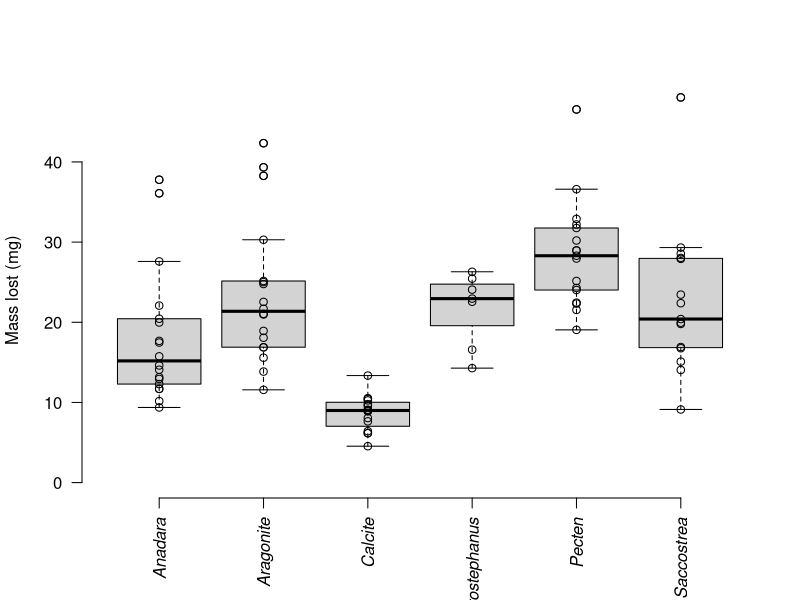
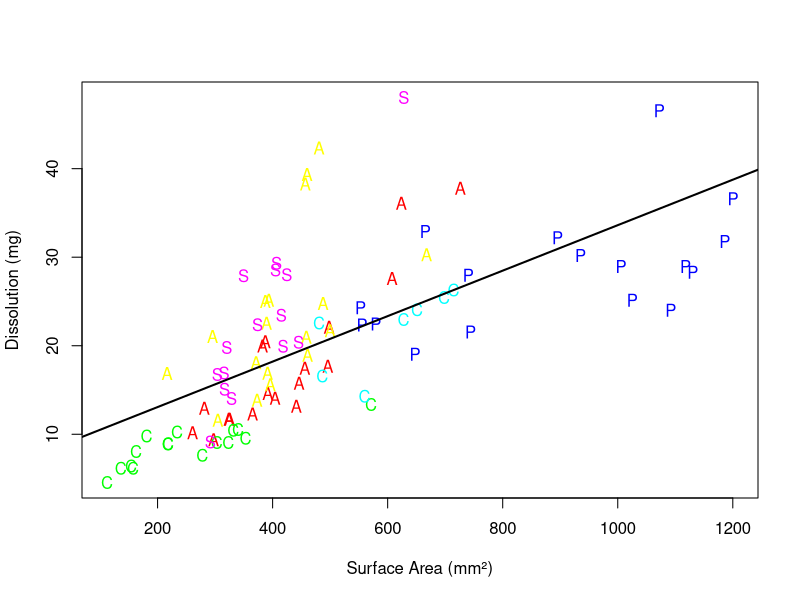
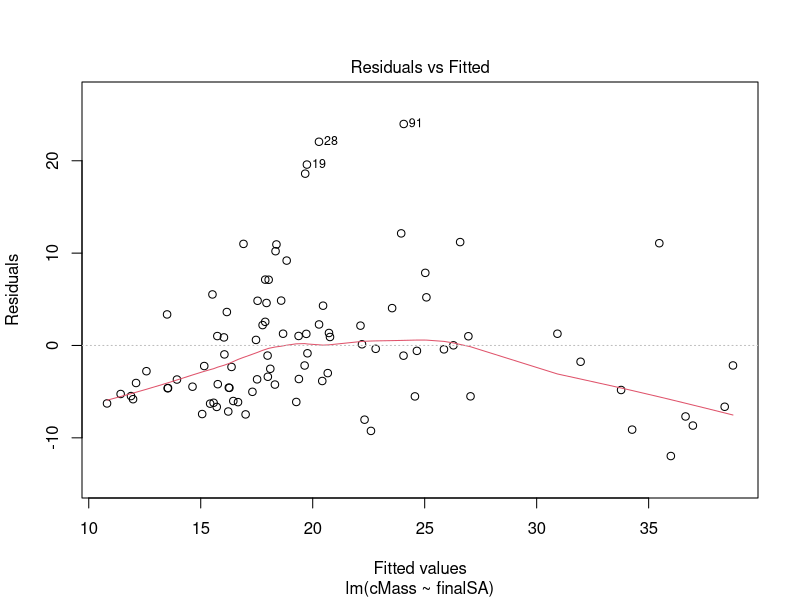
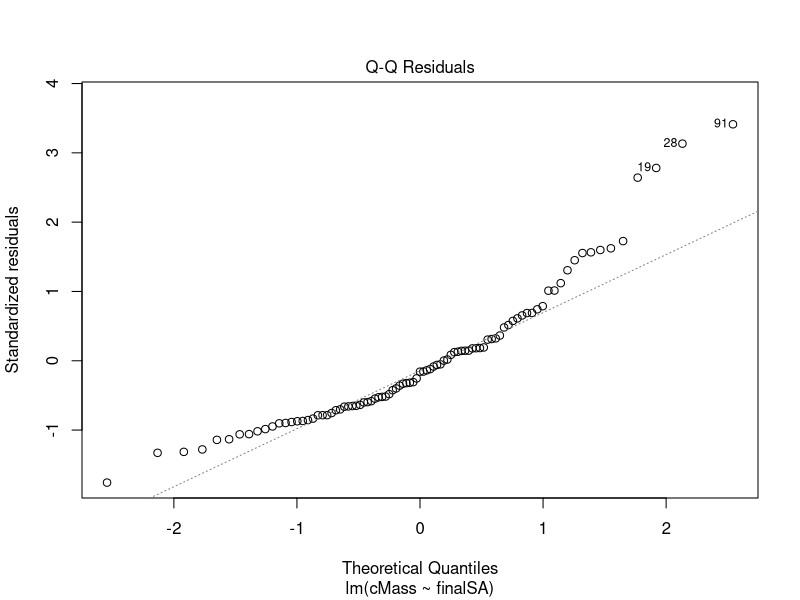
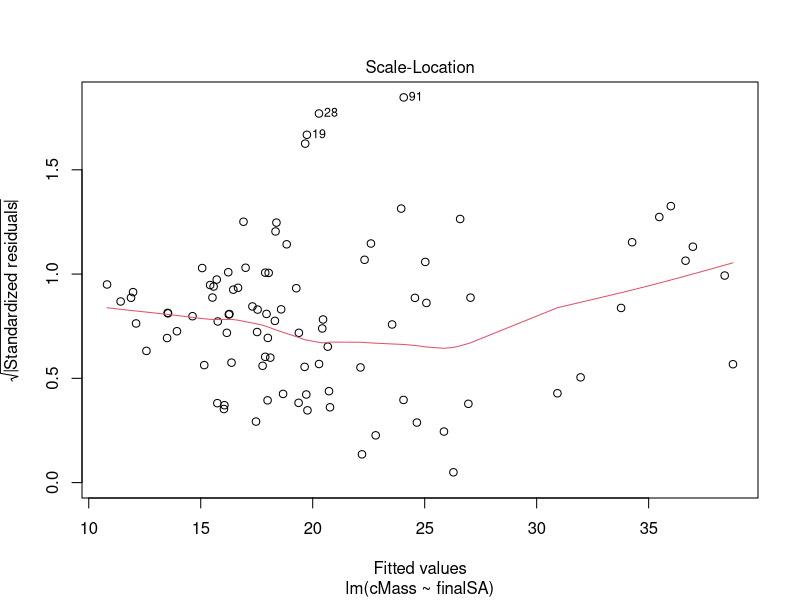
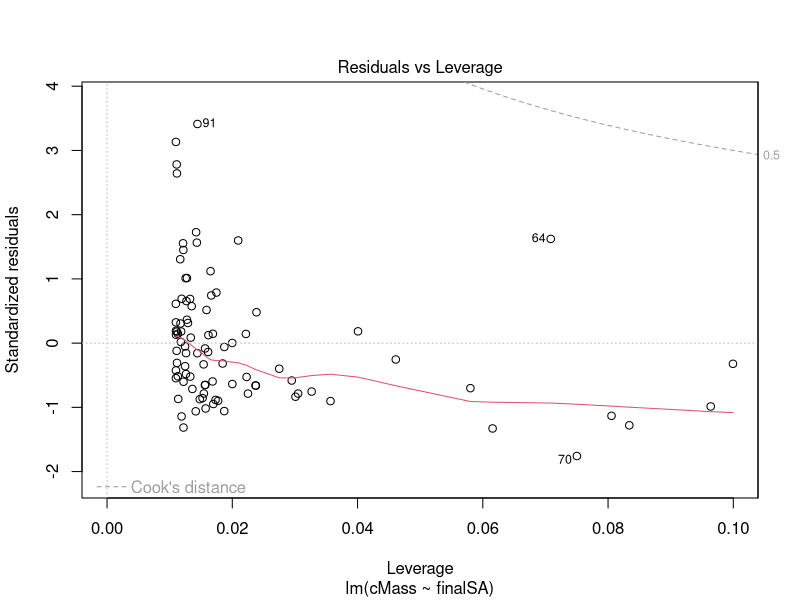
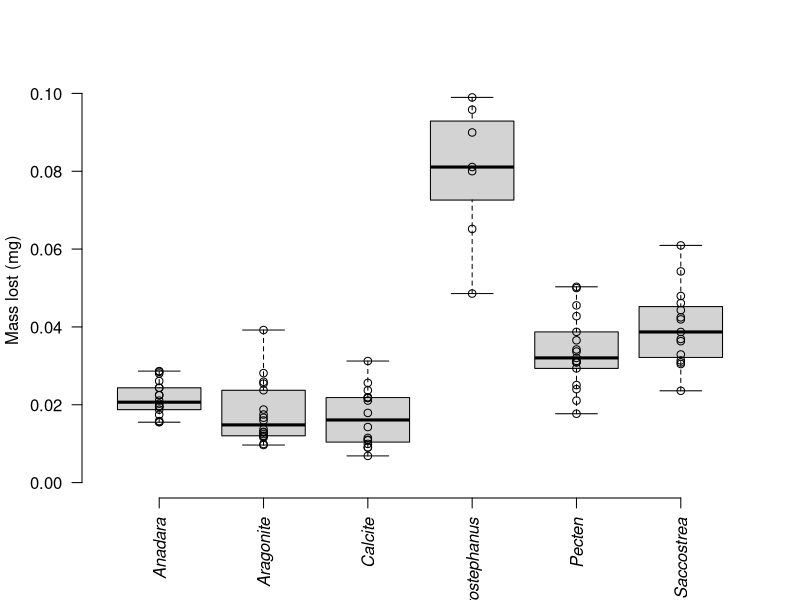
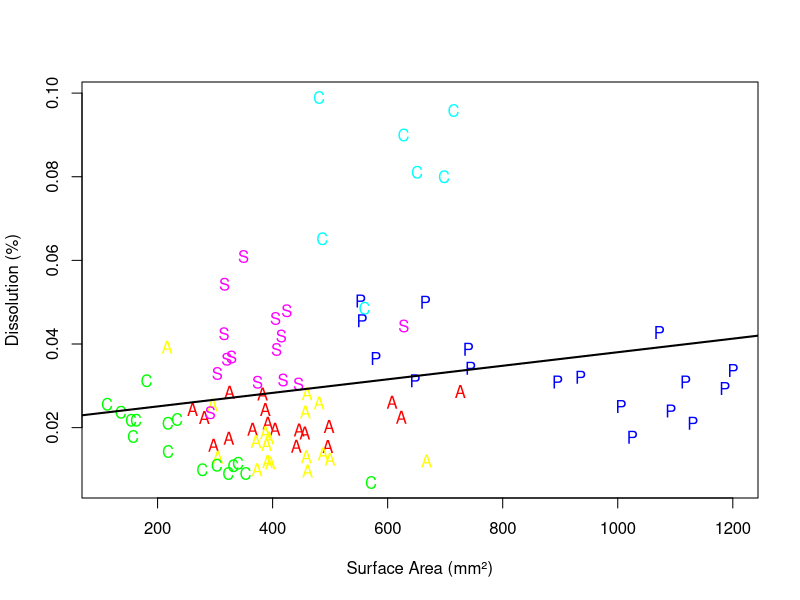

The R script that drew these images, in order:
################################  FILE LICENSE  ################################
#
#	This file is copyright (C) 2023 Mikayla Schmidt
#
#	This program is free software; you can redistribute it and/or modify it 
#	under the terms of version 3 the GNU General Public License as published 
#	by the Free Software Foundation.
#
#	This program is distributed in the hope that it will be useful, but WITHOUT
#	ANY WARRANTY; without even the implied warranty of MERCHANTABILITY or 
#	FITNESS FOR A PARTICULAR PURPOSE.  See the GNU General Public License for 
#	more details.
#
#	To view a copy of the license go to:
#	http://www.gnu.org/licenses/licenses.html#GPL
#	
################################################################################


#Script for analysis of cleaned data after processing, for Ch2 Expt 1
#0.0 Setup for everything
setwd("C:/Users/micke/OneDrive/Desktop/Ch2 data")
dShell <- read.csv('./Ch2Clean_Expt1.csv')

pData <- dShell
TAXA <- unique(pData$taxon)
pData$taxon <- as.factor(pData$taxon)
taxa <- sort(unique(pData$taxon))
tFont <- rep(3,length(taxa))
tFont[which(taxa == 'Anadara')] <- 1
taxaAbrev <- substring(taxa,0,5)
TAXA2 <- data.frame(taxon=taxa, tFont = tFont, tPoint=substring(taxa,0,1), tAbrev = taxaAbrev, tColor=rainbow(length(taxa)), tLine = 1:length(taxa))
pData<-merge(pData,TAXA2,by='taxon')


#1.0 First, cMass relationships  
  #Which is mass lost by taxon 
  plot(cMass ~ taxon, data=pData[!is.na(pData$cMass),], ylim=c(0,max(pData$cMass, na.rm=TRUE)), ann=FALSE, axes=FALSE)
  points(cMass ~ taxon, data=pData[!is.na(pData$cMass),])
  mtext('Mass lost (mg)', side=2, line=3)
  axis(2, las=1)
  axis(1, at=1:length(taxa), labels=taxa, font=3, cex=0.5, las=2)
  
  #Dissolution by total mass (mg, cMass) relationship to surface area (mm^2)
  plot(cMass ~ finalSA, data=pData, xlab='Surface Area (mm\u00b2)', ylab='Dissolution (mg)', col= pData$tColor, pch=substring(pData$taxon, 0, 2))
  fit <- lm(cMass~finalSA, data=pData)
  co <- coef(fit)
  abline(fit, lwd=2)
  plot(fit)
  summary(fit)


#2.0 Then, looking at pMass relationships
  #percent lost by taxon 
  plot(pMass ~ taxon, data=pData[!is.na(pData$pMass),], ylim=c(0,max(pData$pMass, na.rm=TRUE)), ann=FALSE, axes=FALSE)
  points(pMass ~ taxon, data=pData[!is.na(pData$pMass),])
  mtext('Mass lost (mg)', side=2, line=3)
  axis(2, las=1)
  axis(1, at=1:length(taxa), labels=taxa, font=3, cex=0.5, las=2)
  
  #Dissolution by total mass (mg, cMass) relationship to surface area (mm^2)
  plot(pMass ~ finalSA, data=pData, xlab='Surface Area (mm\u00b2)', ylab='Dissolution (%)', col= pData$tColor, pch=substring(pData$taxon, 0, 2))
  fit <- lm(pMass~finalSA, data=pData)
  co <- coef(fit)
  abline(fit, lwd=2)
  plot(fit)
  summary(fit)
  
#3.0 two plots looking at the deviation from spherical
  #third one, for deviation from the 'normal' sphere
  plot(deviation~cSize, data=pData, col= pData$tColor, pch=substring(pData$taxon, 0, 2), ylab='Deviation from Sphere (mm)', xlab='Shell Size (mm)', xlim=c(2,12))
  summaryData <- data.frame(taxon=TAXA2, n=NA,  p=NA, r2=NA, b.est=NA, b.err=NA, slope=NA, slope.err=NA)
  summary(summaryData)
  p = 0
  for(T in TAXA2$taxon){
    temp <- pData[(pData$taxon == T),]
    pref <- TAXA2[(TAXA2$taxon==T),]
    lm.temp <- lm(deviation~cSize, data=temp)
    p <- p + 1
    summaryData[p,'r2'] <- round(summary(lm.temp)$adj.r.squared,3)
    summaryData[p, 'p'] <- round(summary(lm.temp)$coefficients[2,4],7)
    summaryData[p,'slope'] <- round(summary(lm.temp)$coefficients[2,1],3)
    summaryData[p,'slope.err'] <- round(summary(lm.temp)$coefficients[2,2],3)
    summaryData[p,'b.est'] <- round(summary(lm.temp)$coefficients[1,1],3)
    summaryData[p,'b.err'] <- round(summary(lm.temp)$coefficients[1,2], 3)
    summaryData[p,'n'] <- nrow(temp)
    abline(lm.temp, col=pref$tColor, lty=pref$tLine)
  }
  abline(a=0, b=1, lty=2, lwd=1.60)
  abline(a=0, b=0, lty=2, lwd=1.60)
  legend('topleft', legend= paste(TAXA2$taxon,' r\u00b2=',summaryData$r2), col=TAXA2$tColor, lty=TAXA2$tLine, text.font = TAXA2$tFont, pch= TAXA2$tPoint, text.col= TAXA2$tColor)
  legend('topleft', legend= paste(TAXA2$taxon,' slope diff=',1-summaryData$slope), col=TAXA2$tColor, lty=TAXA2$tLine, text.font = TAXA2$tFont, pch= TAXA2$tPoint, text.col= TAXA2$tColor)
  
  print(summaryData)
  
  #alternative deviation plot
  plot(deviation~taxon, data=pData, xlab ='', xaxt ='n', ylab = 'Devation from Spherical (mm)')
  points(deviation~taxon, data = pData)
  abline(h=0)
  mtext('Taxon', side = 1, line = 6)
  axis(1, at=1:length(taxa), labels=taxa, font=3, cex=0.5, las=2)
  
  
#4.0 densityMV, which should be substituted for the csize metric because is more accurate metric
  plot(mass1~volume, data=pData, col= pData$tColor, pch=substring(pData$taxon, 0, 2), ylab='Starting Mass (mg)', xlab='Volume (mm\U00b3)')
  arag <- data.frame(volume=0:1500,mass1=(0:1500)*2.83)
  lines(arag$volume, arag$mass1)
  lm(mass1 ~ volume, data=arag)
  calcite <- data.frame(volume=0:1500,mass1=(0:1500)*2.711)
  lines(calcite$volume, calcite$mass1, lty='dashed')
  lm(volume ~ mass1, data=calcite)
  summaryData <- data.frame(taxon=TAXA2, n=NA,  p=NA, r2=NA, b.est=NA, b.err=NA, slope=NA, slope.err=NA)
  summary(summaryData)
  p = 0
  for(T in TAXA2$taxon){
    temp <- pData[(pData$taxon == T),]
    pref <- TAXA2[(TAXA2$taxon==T),]
    lm.temp <- lm(mass1~volume, data=temp)
    p <- p + 1
    summaryData[p,'r2'] <- round(summary(lm.temp)$adj.r.squared,3)
    summaryData[p, 'p'] <- round(summary(lm.temp)$coefficients[2,4],7)
    summaryData[p,'slope'] <- round(summary(lm.temp)$coefficients[2,1],3)
    summaryData[p,'slope.err'] <- round(summary(lm.temp)$coefficients[2,2],3)
    summaryData[p,'b.est'] <- round(summary(lm.temp)$coefficients[1,1],3)
    summaryData[p,'b.err'] <- round(summary(lm.temp)$coefficients[1,2], 3)
    summaryData[p,'n'] <- nrow(temp)
    abline(lm.temp, col=pref$tColor, lty=pref$tLine)
  }

  
#5.0 now getting into the actual comparison bit - looking at MassSA
  plot(massSA ~ taxon, data=pData)
  points(massSA ~ taxon, data=pData)
  mtext('Mass lost/surface area (mg/mm2)', side=2, line=3)
  axis(2, las=1)
  axis(1, at=1:length(taxa), labels=taxa, font=3, cex=0.5, las=2) 
  
  #Dissolution by total mass (mg, cMass) relationship to surface area (mm^2)
  #Same as seen in this script previously but is related to above massSA calc
  plot(cMass ~ finalSA, data=pData, xlab='Surface Area (mm\u00b2)', ylab='Dissolution (mg)', col= pData$tColor, pch=substring(pData$taxon, 0, 2))
  fit <- lm(cMass~finalSA, data=pData)
  co <- coef(fit)
  abline(fit, lwd=2)
  plot(fit)
  summary(fit)
 
#6.0 changing it into %/% standard
  cTotal <- aggregate(pData$cMass, by = list(pData$exptID),FUN=sum)
  colnames(cTotal)<-c('exptID','cTotal')
  pData <- merge(pData, cTotal, by = 'exptID')
  pData$percentTotal <- (pData$cMass)/(pData$cTotal) *100
  
  #now for surface area
  SATotal <- aggregate(pData$finalSA, by = list(pData$exptID),FUN=sum)
  colnames(SATotal)<-c('exptID','SATotal')
  pData <- merge(pData, SATotal, by = 'exptID')
  pData$percentSATotal <- (pData$finalSA)/(pData$SATotal) * 100
  
  #now standardized %/%
  pData$perMassSA <- pData$percentTotal/pData$percentSATotal
  plot(perMassSA~taxon, data= pData)
  points(perMassSA~taxon, data = pData)  
  
  #plots: how much is actually good
  plot(percentTotal~percentSATotal, data=pData, col= pData$tColor, pch=substring(pData$taxon, 0, 2))
  try<-lm(percentTotal~percentSATotal, data=pData)
  summary(try)
  try2<-lm(cMass ~ finalSA, data=pData)
  summary(try2)
  
  
  
#7.0 Comparing stuff - what if you look at just calcite specs? Does that improve things???????
  #first, calcite subset
  onlyCalc <- subset(pData, pData$polymorph == 'Calcite')
  droplevels(as.factor(onlyCalc$polymorph))
  droplevels(as.factor(onlyCalc$taxon))
  onlyCalc$taxon <- factor(onlyCalc$taxon, levels = c('Calcite',  'Centrostephanus', 'Pecten', 'Saccostrea'))
  
  
  #plot of massSA
  boxplot(massSA ~ taxon, data = onlyCalc)
  points(massSA~taxon, data=onlyCalc)
  
  #is mass/SA plot better fit by only calcite?
  plot(cMass ~ finalSA, data=onlyCalc)
  only1 <- lm(cMass ~ finalSA, data=onlyCalc)
  summary(only1)
  only2 <- lm(cMass ~ finalSA * mag, data=onlyCalc)
  summary(only2)
  
  #plot of perMassSA
  boxplot(perMassSA ~taxon, data = onlyCalc)
  points(perMassSA~taxon, data=onlyCalc)
       
  #perMassSA plot fit with just calcite 
  plot(percentTotal ~ percentSATotal, data=onlyCalc)
  only3 <- lm(percentTotal ~ percentSATotal, data=onlyCalc)
  summary(only3)
  only4 <- lm(percentTotal ~ percentSATotal * mag, data=onlyCalc)
  summary(only4)
  
#8.0 Comparing stuff using t tests
#asking the question: are these populations significantly different than each other?
  
  